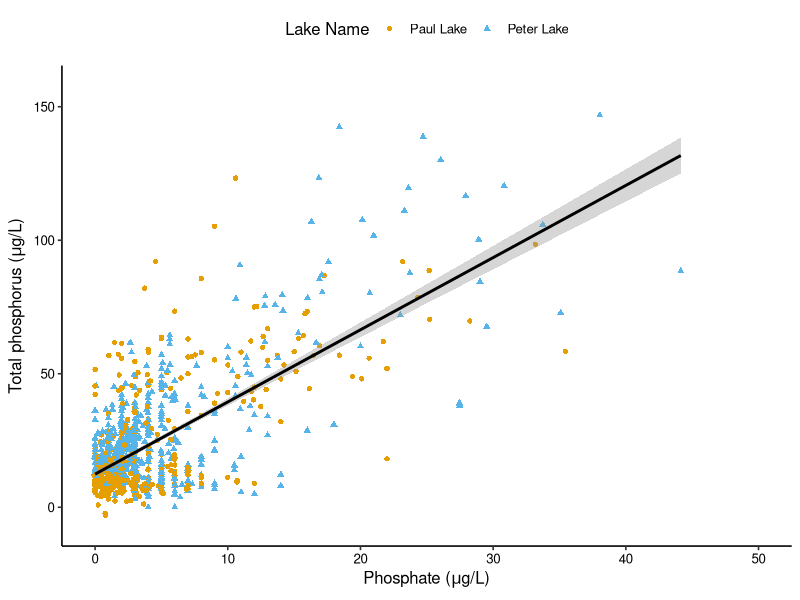
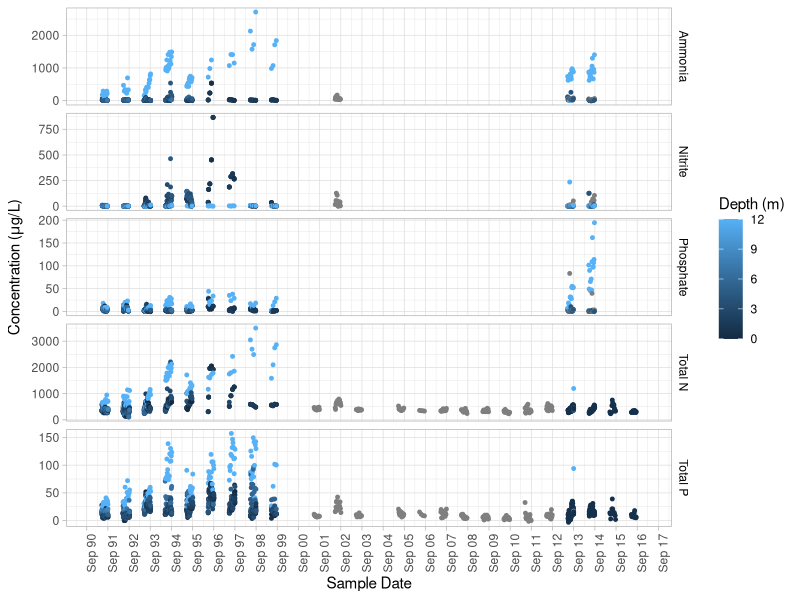
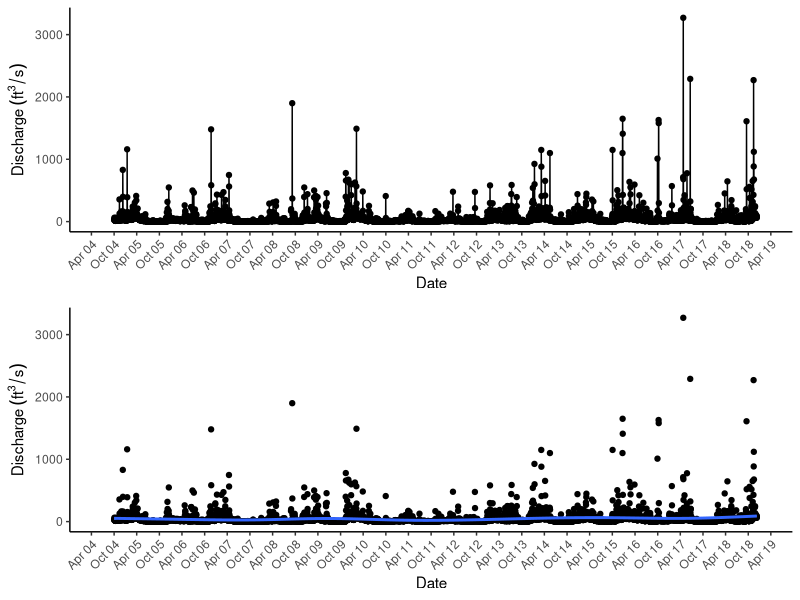
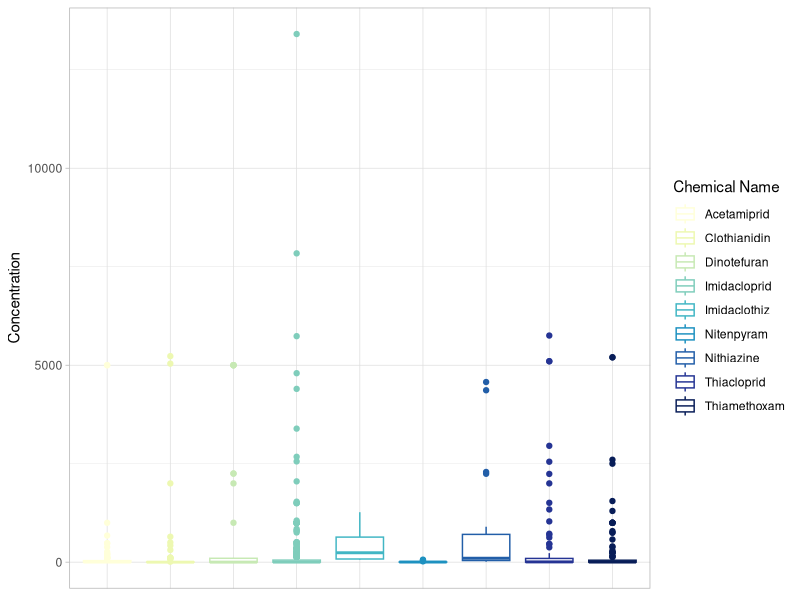

Here is the R script that generated these plots, in order:
## ---- chunk 1
#1 Set up
setwd("/Users/ljq/Desktop/Blue Devils/Data Analysis/ENV872_02")
library(tidyverse)
PeterPaul <- read.csv("./Data/Processed/NTL-LTER_Lake_Chemistry_Nutrients_PeterPaul_Processed.csv")
stream <- read.csv("./Data/Raw/USGS_Site02085000_Flow_Raw.csv")
tox <- read.csv("./Data/Raw/ECOTOX_Neonicotinoids_Mortality_raw.csv")
PeterPaul.gathered <-
  read.csv("./Data/Processed/NTL-LTER_Lake_Nutrients_PeterPaulGathered_Processed.csv")
#2 Format date
PeterPaul$sampledate <- as.Date(PeterPaul$sampledate, format = "%m/%d/%y")
stream$datetime <- as.Date(stream$datetime, format = "%m/%d/%y")
stream$datetime <- format(stream$datetime, "%y%m%d")
create.early.dates <- (function(d) {
       paste0(ifelse(d > 181231,"19","20"),d)
       })
stream$datetime <- create.early.dates(stream$datetime)
stream$datetime <- as.Date(stream$datetime, format = "%Y%m%d")
colnames(stream) <- c("agency_cd", "site_no", "datetime", 
                              "discharge.max", "discharge.max.approval", 
                              "discharge.min", "discharge.min.approval", 
                              "discharge.mean", "discharge.mean.approval", 
                              "gage.height.max", "gage.height.max.approval", 
                              "gage.height.min", "gage.height.min.approval", 
                              "gage.height.mean", "gage.height.mean.approval")
PeterPaul.gathered$sampledate <- as.Date(PeterPaul.gathered$sampledate, format = '%Y-%m-%d')
## ---- chunk 2
#3
top.theme <- theme_classic(base_size = 12) +
  theme(axis.text = element_text(color = "black"), 
        legend.position = "top")
## ---- chunk 3
#4 Total phosphorus level in Peter and Paul lakes
P.plot <- ggplot(PeterPaul, aes(x = po4, y = tp_ug)) +
  geom_point(aes(color = lakename, shape = lakename)) +
  xlim(0, 50) +
  xlab(expression(paste("Phosphate (", mu, "g/L)", sep = ""))) + 
  ylab(expression(paste("Total phosphorus (", mu, "g/L)", sep = ""))) +
  geom_smooth(method = lm, color = 'black') +
  scale_color_manual(values=c("#E69F00", "#56B4E9"), name="Lake Name") +
  #scale_color_discrete(name="Lake Name") +
  scale_shape_discrete(name="Lake Name") +
  top.theme

print(P.plot)
## ---- chunk 4
#5 Nutrient facet

theme.facet <- 
  theme_light() + 
  theme(strip.background = element_rect(fill = "white"), strip.text =
          element_text(color = "black")) +
  theme(axis.text.x = element_text(angle = 90,  hjust = 1))

nutrient <- c("nh34" = "Ammonia", "no23" = "Nitrite", "po4" = "Phosphate", 
              "tn_ug" = "Total N", "tp_ug" = "Total P")

nutrient.facet <- 
  ggplot(subset(PeterPaul.gathered, lakename == 'Peter Lake'), 
         aes(x = sampledate, y = concentration, color = depth)) +
  geom_point(size = 1) +
  facet_wrap(vars(nutrient), nrow = 5, scales="free_y", strip.position="right",
             labeller = as_labeller(nutrient)) +
  scale_x_date(limits = as.Date(c("1991-01-01", "2016-12-31")), 
    date_breaks = "12 months", date_labels = "%b %y") +
  xlab("Sample Date") +
  ylab(expression(paste("Concentration (", mu, "g/L)", separate = ""))) +
  scale_color_continuous(name="Depth (m)") +
  theme.facet

print(nutrient.facet)

## ---- chunk 5
#6 Discharge plot
stream.theme <- theme_classic() +
  theme(axis.text.x = element_text(angle = 45,  hjust = 1))

stream.plot <- ggplot(stream, aes(x = datetime, y = discharge.mean)) +
  geom_point() +
  geom_line() +
  scale_x_date(limits = as.Date(c("2004-07-01", "2018-12-31")),
date_breaks = "6 months", date_labels = "%b %y") +
  xlab("Date") +
  ylab(bquote('Discharge' ~ (ft^3/s))) +
  stream.theme

stream.plot.2 <- ggplot(stream, aes(x = datetime, y = discharge.mean)) +
  geom_point() +
  geom_smooth() +
  scale_x_date(limits = as.Date(c("2004-07-01", "2018-12-31")),
date_breaks = "6 months", date_labels = "%b %y") +
  xlab("Date") +
  ylab(bquote('Discharge' ~ (ft^3/s))) +
  stream.theme

library(gridExtra)
grid.arrange(stream.plot, stream.plot.2)

## ---- chunk 6
#7 Neonicotinoids

tox.theme <- theme_light() +
  theme(axis.title.x=element_blank(), axis.text.x=element_blank(),
        axis.ticks.x=element_blank())

tox.plot <- ggplot(tox, aes(x = Chemical.Name, y = Conc..Mean..Std.)) +
  geom_boxplot(aes(color =Chemical.Name)) + 
  xlab(element_blank()) +
  ylab("Concentration") +
  scale_color_brewer(palette = "YlGnBu", name="Chemical Name") +
  tox.theme
  
print(tox.plot)
